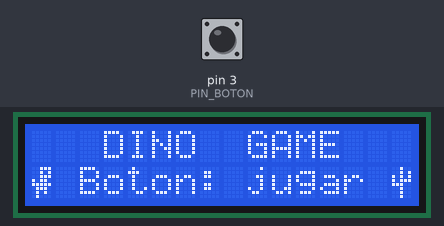
The sketch below on a simulated Arduino Uno, built with avr-gcc and run on an emulated ATmega328P. On the bench: 16×2 character LCD. Inputs (shaded band) come from the test bench; at power-on: pin 3 (PIN_BOTON) HIGH. Random numbers use the default seed unless the sketch sets one.

Above: at 1.3 s.
1.4 s: pin 3 (PIN_BOTON) pulled LOW for 0.15 s
At 1.55 s:
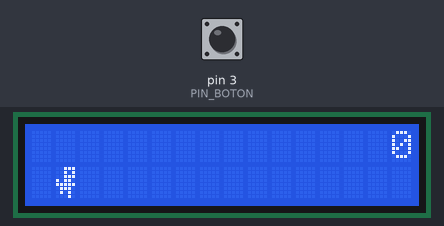
3.7 s: pin 3 (PIN_BOTON) pulled LOW for 1 s
At 3.88 s:
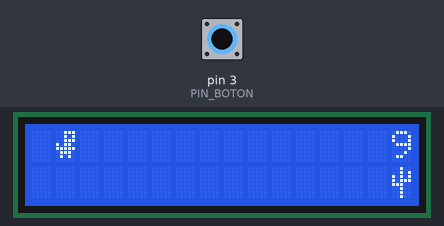
6.2 s: pin 3 (PIN_BOTON) pulled LOW for 0.15 s
At 6.43 s:
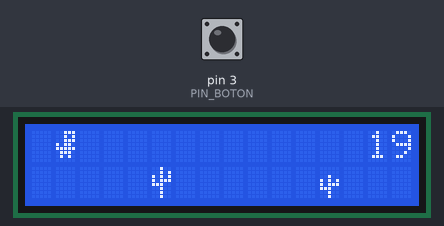
8.3 s: pin 3 (PIN_BOTON) pulsed LOW 5 times (0.12 s each, 0.3 s apart)
At 9.57 s:
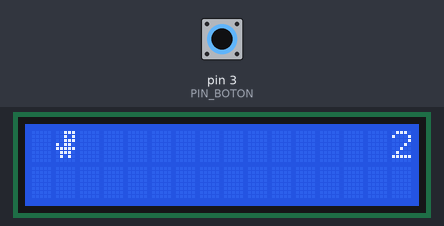
12.8 s: pin 3 (PIN_BOTON) pulled LOW for 3.2 s
At 13.17 s:
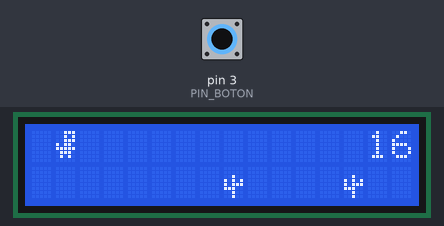
17.5 s: pin 3 (PIN_BOTON) pulled LOW for 0.15 s
At 17.91 s:
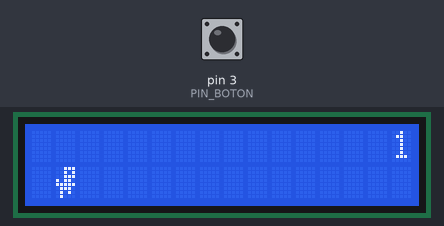

The sketch:

Dino_Game.ino
```cpp
/*
  ==========================================================
   DINO GAME  (Nivel 2)
   El clasico juego del dinosaurio de Chrome en la pantalla
   LCD 16x2. El boton hace saltar al dino: esquiva los cactus!
   Mientras mas puntos, mas rapido va.
  ==========================================================
   Conexiones (segun el plano):
     Pantalla LCD I2C: GND -> GND, VCC -> 5V, SDA -> SDA, SCL -> SCL
     Boton: una pata -> pin 3, la otra -> GND
            (no necesita resistor, se usa INPUT_PULLUP)

   Libreria necesaria: "LiquidCrystal I2C" de Frank de Brabander
   (Herramientas -> Administrar bibliotecas -> buscar "LiquidCrystal I2C")
   La direccion de la pantalla (0x27, 0x3F, etc.) se detecta sola.
  ==========================================================
*/

#include <Wire.h>
#include <LiquidCrystal_I2C.h>

const int PIN_BOTON = 3;

const byte COL_DINO       = 1;    // columna donde corre el dino
const byte TICKS_SALTO    = 4;    // duracion del salto (en pasos del juego)
const int  VEL_INICIAL    = 260;  // ms por paso al comenzar (mas grande = mas lento)
const int  VEL_MAXIMA     = 90;   // ms por paso cuando va lo mas rapido posible
const byte SEPARACION_MIN = 4;    // espacio minimo entre cactus (no bajar de 4)
const byte SEPARACION_MAX = 10;   // espacio maximo entre cactus

// ---------- Dibujos de 5x8 pixeles ----------
byte dinoPaso1[8] = {
  0b00111, 0b00101, 0b00111, 0b10110,
  0b11111, 0b01110, 0b01010, 0b01000
};
byte dinoPaso2[8] = {
  0b00111, 0b00101, 0b00111, 0b10110,
  0b11111, 0b01110, 0b01010, 0b00010
};
byte dinoSalto[8] = {
  0b00111, 0b00101, 0b00111, 0b10110,
  0b11111, 0b01110, 0b01010, 0b00000
};
byte cactusGrande[8] = {
  0b00100, 0b00101, 0b10101, 0b10111,
  0b11100, 0b00100, 0b00100, 0b00100
};
byte cactusChico[8] = {
  0b00000, 0b00000, 0b00100, 0b10101,
  0b10111, 0b11100, 0b00100, 0b00100
};

#define CH_DINO1    1
#define CH_DINO2    2
#define CH_SALTO    3
#define CH_CACTUS1  4
#define CH_CACTUS2  5

#define ESTADO_INICIO   0
#define ESTADO_JUGANDO  1
#define ESTADO_PERDIO   2

LiquidCrystal_I2C *lcd;

byte estado = ESTADO_INICIO;
byte suelo[16];              // 0 = vacio, si no = cactus
byte enAire = 0;             // pasos que le quedan al dino en el aire
byte faltaParaCactus = 0;
unsigned int puntos = 0;
unsigned int record = 0;
bool patita = false;         // animacion de correr
unsigned long ultimoPaso = 0;
unsigned long tiempoPerdio = 0;

bool botonEstado = HIGH;
unsigned long botonTiempo = 0;

// ---------- Pantalla ----------
byte buscarLCD() {
  for (byte dir = 0x08; dir < 0x78; dir++) {
    Wire.beginTransmission(dir);
    if (Wire.endTransmission() == 0) return dir;
  }
  return 0x27;
}

void iniciarLCD() {
  Wire.begin();
  lcd = new LiquidCrystal_I2C(buscarLCD(), 16, 2);
  lcd->init();
  lcd->backlight();
  lcd->createChar(CH_DINO1,   dinoPaso1);
  lcd->createChar(CH_DINO2,   dinoPaso2);
  lcd->createChar(CH_SALTO,   dinoSalto);
  lcd->createChar(CH_CACTUS1, cactusGrande);
  lcd->createChar(CH_CACTUS2, cactusChico);
  lcd->clear();
}

// Devuelve true solo en el momento en que se aprieta el boton
bool botonPresionado() {
  bool lectura = digitalRead(PIN_BOTON);
  if (lectura != botonEstado && millis() - botonTiempo > 30) {
    botonEstado = lectura;
    botonTiempo = millis();
    return lectura == LOW;
  }
  return false;
}

uint8_t letraDino() {
  if (enAire > 0) return CH_SALTO;
  return patita ? CH_DINO1 : CH_DINO2;
}

void dibujarDino() {
  lcd->setCursor(COL_DINO, 0);
  lcd->write(enAire > 0 ? letraDino() : (uint8_t)' ');
  lcd->setCursor(COL_DINO, 1);
  if (enAire > 0) lcd->write(suelo[COL_DINO] != 0 ? suelo[COL_DINO] : (uint8_t)' ');
  else            lcd->write(letraDino());
}

void dibujarTodo() {
  // Fila de abajo: el suelo con los cactus
  lcd->setCursor(0, 1);
  for (byte i = 0; i < 16; i++) {
    if (suelo[i] != 0) lcd->write(suelo[i]);
    else               lcd->write((uint8_t)' ');
  }
  // Puntaje arriba a la derecha
  char buf[7];
  snprintf(buf, sizeof(buf), "%5u", puntos);
  lcd->setCursor(11, 0);
  lcd->print(buf);
  // El dino al final, encima de todo
  dibujarDino();
}

// ---------- Juego ----------
void pantallaInicio() {
  lcd->clear();
  lcd->setCursor(0, 0);
  lcd->print("   DINO  GAME");
  lcd->setCursor(0, 1);
  lcd->write((uint8_t)CH_DINO1);
  lcd->print(" Boton: jugar");
  lcd->setCursor(15, 1);
  lcd->write((uint8_t)CH_CACTUS1);
}

void empezar() {
  for (byte i = 0; i < 16; i++) suelo[i] = 0;
  enAire = 0;
  faltaParaCactus = 8;     // pista libre al comienzo
  puntos = 0;
  randomSeed(micros());
  lcd->clear();
  estado = ESTADO_JUGANDO;
  ultimoPaso = millis();
  dibujarTodo();
}

void perder() {
  estado = ESTADO_PERDIO;
  if (puntos > record) record = puntos;

  // La pantalla parpadea
  for (byte i = 0; i < 3; i++) {
    lcd->noBacklight(); delay(120);
    lcd->backlight();   delay(120);
  }

  char buf[17];
  lcd->clear();
  lcd->setCursor(0, 0);
  snprintf(buf, sizeof(buf), "GAME OVER! %5u", puntos);
  lcd->print(buf);
  lcd->setCursor(0, 1);
  snprintf(buf, sizeof(buf), "Record:    %5u", record);
  lcd->print(buf);

  tiempoPerdio = millis();
}

unsigned long velocidad() {
  long v = (long)VEL_INICIAL - (long)(puntos / 3);
  if (v < VEL_MAXIMA) v = VEL_MAXIMA;
  return (unsigned long)v;
}

void avanzar() {
  // Los cactus avanzan una casilla a la izquierda
  for (byte i = 0; i < 15; i++) suelo[i] = suelo[i + 1];

  if (faltaParaCactus == 0) {
    suelo[15] = (random(2) == 0) ? CH_CACTUS1 : CH_CACTUS2;
    faltaParaCactus = random(SEPARACION_MIN, SEPARACION_MAX + 1);
  } else {
    suelo[15] = 0;
    faltaParaCactus--;
  }

  if (enAire > 0) enAire--;

  // Choque?
  if (suelo[COL_DINO] != 0 && enAire == 0) {
    perder();
    return;
  }

  puntos++;
  patita = !patita;
  dibujarTodo();
}

void setup() {
  pinMode(PIN_BOTON, INPUT_PULLUP);
  randomSeed(analogRead(A0));
  iniciarLCD();
  pantallaInicio();
}

void loop() {
  bool presion = botonPresionado();

  if (estado == ESTADO_INICIO) {
    if (presion) empezar();
  }
  else if (estado == ESTADO_JUGANDO) {
    if (presion && enAire == 0) {
      enAire = TICKS_SALTO;
      dibujarDino();           // salta al tiro, sin esperar el siguiente paso
    }
    if (millis() - ultimoPaso >= velocidad()) {
      ultimoPaso = millis();
      avanzar();
    }
  }
  else {  // ESTADO_PERDIO
    if (presion && millis() - tiempoPerdio > 600) empezar();
  }
}
```

Measured:
- after the input at 1.4 s, the display: changes at once (image 1)
- after the input at 8.3 s, the display: first changes after 0.63 s (image 4 shows a later state)
- after the input at 17.5 s, the display: first changes at once (image 6 shows a later state)
